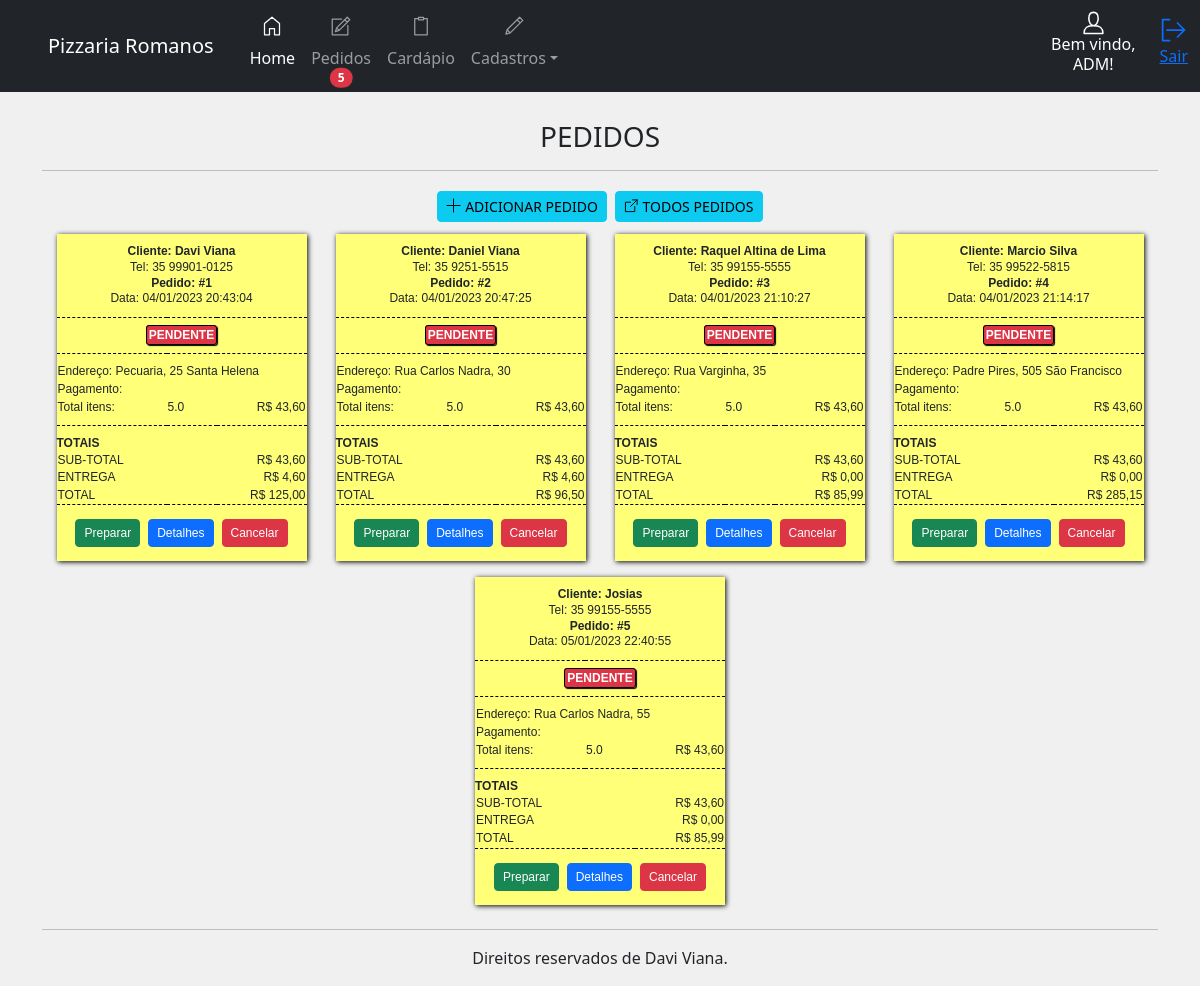
The app's page /painel/pedidos (signed in), older data.
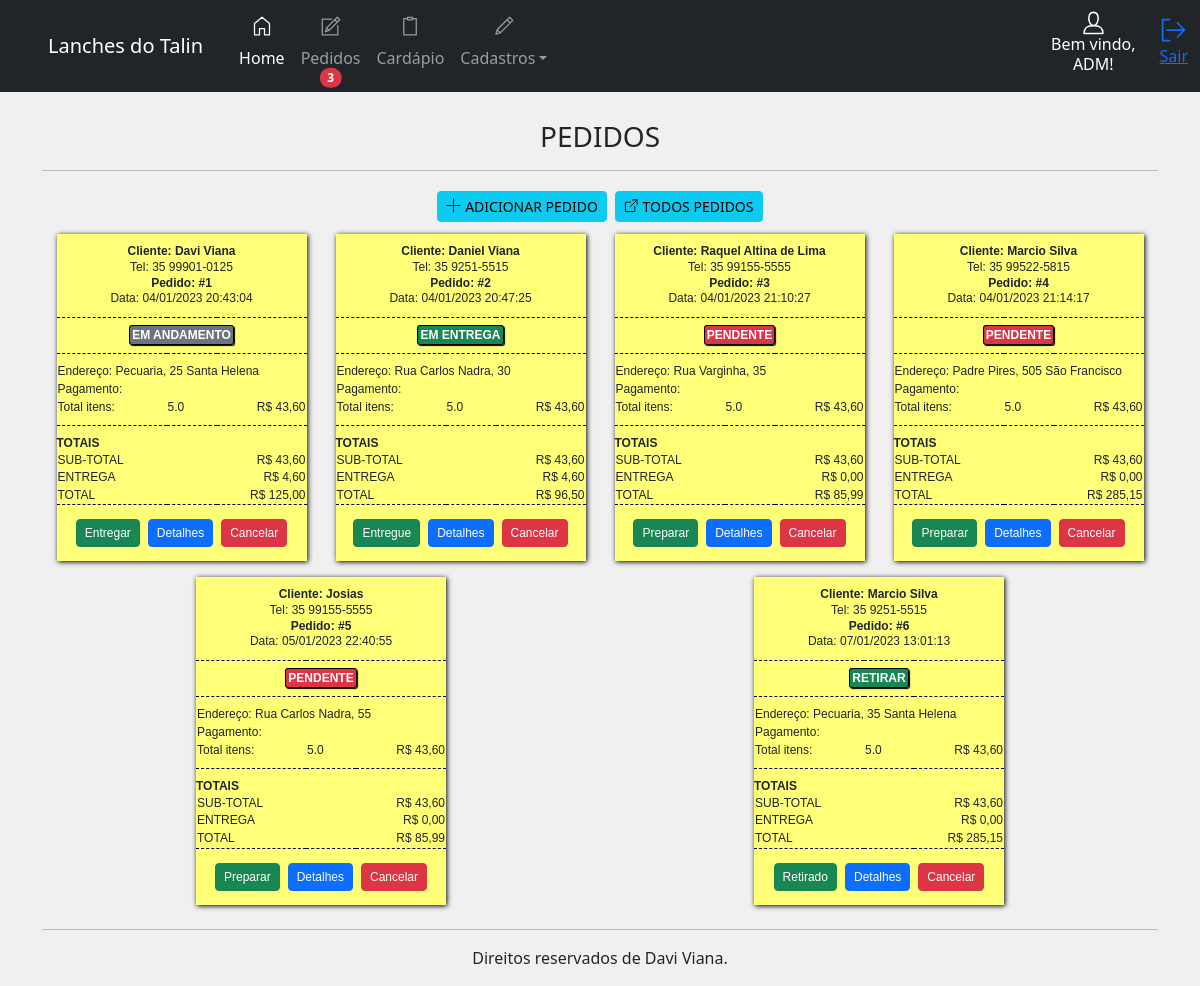
The same page, newer data.
### app/__init__.py (models this page shows, shortened)
class cadempresa(UserMixin, db.Model):
    id = db.Column(db.Integer, primary_key=True, autoincrement=True)
    company_name = db.Column(db.String(100))
    corporate_name = db.Column(db.String(100))
    address = db.Column(db.String(100))
    district = db.Column(db.String(200))
    city = db.Column(db.String(200))
    cep = db.Column(db.String(50))
    email = db.Column(db.String(50))
    tel = db.Column(db.String(50))
    cnpj = db.Column(db.String(50))
    dt_create = db.Column(db.DATETIME)

class users(UserMixin, db.Model):
    id = db.Column(db.Integer, primary_key=True, autoincrement=True)
    user = db.Column(db.String(10))
    name = db.Column(db.String(50))
    email = db.Column(db.String(100))
    password = db.Column(db.String(200))
    dt_create = db.Column(db.DATETIME)
    situation = db.Column(db.String(50))

class pedidos(UserMixin, db.Model):
    id = db.Column(db.Integer, primary_key=True, autoincrement=True)
    name_client = db.Column(db.String(100))
    payment = db.Column(db.String(100))
    delivery = db.Column(db.String(100))
    note = db.Column(db.String(200))
    amount = db.Column(db.String(100))
    address = db.Column(db.String(100))
    tel = db.Column(db.String(200))
    order_time = db.Column(db.String(200))
    order_start = db.Column(db.String(200))
    situation = db.Column(db.String(50))

### app/panel.py (the view, shortened to what this page needs)
@bp.route('/pedido/<int:id>', methods=['POST', 'GET'])
@bp.route('/pedidos', methods=['POST', 'GET'])
@login_required
def pedidos_(id=None):
    menu_panel = load_menu()
    all_pedidos = pedidos.query.filter(
        pedidos.situation != 'FINALIZADO', pedidos.situation != 'CANCELADO').all()
    return render_template('panel/pedidos.html', menu_panel=menu_panel, all_pedidos=all_pedidos)

### app/__init__.py (called while the page is built)
@login_manager.user_loader
def get(user):
    return users.query.get(user)

def load_menu():
    empresa = cadempresa.query.filter_by(id=1).first()
    if empresa is None:
        company_name = 'NOME EMPRESA'
    else:
        company_name = empresa.company_name
    username = current_user.name
    badgeOrder = pedidos.query.filter_by(situation='PENDENTE').all()
    return username, company_name, len(badgeOrder)

### app/templates/panel/pedidos.html (shortened to what this page needs)
{% extends 'panel/home.html' %}
{% block panel %}
<br>
<h3 style="text-align: center;">PEDIDOS</h3>
<hr>
<div class="d-flex justify-content-center">
    <a href="{{url_for('cad.addOrder')}}" class="btn btn-info btn-sm m-1"><svg id="i-plus" xmlns="http://www.w3.org/2000/svg" viewBox="0 0 32 32"
            width="15" height="15" fill="none" stroke="currentcolor" stroke-linecap="round" stroke-linejoin="round"
            stroke-width="2" class="mb-1">
            <path d="M16 2 L16 30 M2 16 L30 16" />
        </svg> ADICIONAR PEDIDO
    </a>
    <a href="{{url_for('panel.allOrders')}}" class="btn btn-info btn-sm m-1">
        <svg id="i-external" xmlns="http://www.w3.org/2000/svg" viewBox="0 0 32 32" width="15" height="15" fill="none"
            stroke="currentcolor" stroke-linecap="round" stroke-linejoin="round" stroke-width="2" class="mb-1">
            <path d="M14 9 L3 9 3 29 23 29 23 18 M18 4 L28 4 28 14 M28 4 L14 18" />
        </svg> TODOS PEDIDOS
    </a>
</div>
<div class="d-flex justify-content-around flex-wrap">
    {% for pedido in all_pedidos %}
    <table class="printer-ticket m-2">
        <thead>
            <tr>
                <th colspan="3">
                    <b>Cliente: {{ pedido.name_client }}</b> <br>
                    Tel: {{ pedido.tel }} <br>
                    <b>Pedido: #{{ pedido.id }}</b> <br>
                    Data: {{ pedido.order_time }}
                </th>
            </tr>
            <tr>
                <th class="ttu" colspan="3">
                    {% if pedido.situation == 'PENDENTE' %}
                    <b class="situacao bg-danger">PENDENTE</b>
                    {% elif pedido.situation == 'EM ANDAMENTO' %}
                    <b class="situacao bg-secondary">EM ANDAMENTO</b>
                    {% elif pedido.situation == 'EM ENTREGA' %}
                    <b class="situacao bg-success">EM ENTREGA</b>
                    {% elif pedido.situation == 'RETIRAR' %}
                    <b class="situacao bg-success">RETIRAR</b>
                    {% endif %}
                </th>
            </tr>
        </thead>
        <tbody>
            <tr class="top">
                <td colspan="3">Endereço: {{ pedido.address }}</td>
            </tr>
            <tr>
                <td colspan="3">Pagamento:</td>
            </tr>
            <tr>
                <td>Total itens:</td>
                <td>5.0</td>
                <td>R$ 43,60</td>
            </tr>
        </tbody>
        <tfoot>
            <tr class="sup ttu p--0">
                <td colspan="3">
                    <b>Totais</b>
                </td>
            </tr>
            <tr class="ttu">
                <td colspan="2">Sub-total</td>
                <td align="right">R$ 43,60</td>
            </tr>
            {% if pedido.delivery == 'ENTREGA' %}
            <tr class="ttu">
                <td colspan="2">Entrega</td>
                <td align="right">R$ 4,60</td>
            </tr>
            {% else %}
            <tr class="ttu">
                <td colspan="2">Entrega</td>
                <td align="right">R$ 0,00</td>
            </tr>
            {% endif %}
            <tr class="ttu">
                <td colspan="2">Total</td>
                <td align="right">R$ {{ pedido.amount }}</td>
            </tr>
            <tr class="sup">
                <td colspan="3" align="center">
                    <div class="d-flex justify-content-center">
                        {% if pedido.situation == 'PENDENTE' %}
                        <a href="{{pedido.id}}/prepare/change_order" class="btn btn-success btn-sm m-1">Preparar</a>
                        {% elif pedido.situation == 'EM ANDAMENTO' %}
                        <a href="{{pedido.id}}/deliver/change_order" class="btn btn-success btn-sm m-1">Entregar</a>
                        {% elif pedido.situation == 'EM ENTREGA' %}
                        <a href="{{pedido.id}}/finalize/change_order" class="btn btn-success btn-sm m-1">Entregue</a>
                        {% elif pedido.situation == 'RETIRAR' %}
                        <a href="{{pedido.id}}/finalize/change_order" class="btn btn-success btn-sm m-1">Retirado</a>
                        {% endif %}
                        <button type="button" class="btn btn-primary btn-sm m-1" data-bs-toggle="modal"
                            data-bs-target="#{{ pedido.id }}">Detalhes</button>
                        <a href="{{pedido.id}}/cancel/change_order" class="btn btn-danger btn-sm m-1">Cancelar</a>
                    </div>
                </td>
            </tr>
        </tfoot>
    </table>
    {% endfor %}
</div>
{% endblock %}

### app/templates/panel/home.html (shortened to what this page needs)
{% extends 'layout.html' %}
{% block content %}
<header>
    <nav class="navbar navbar-expand-lg navbar-dark bg-dark fixed-top">
        <a class="navbar-brand ps-5 text-center">{{ menu_panel[1] }}</a>
        <div class="container">
            <div class="collapse navbar-collapse" id="navbarSupportedContent">
                <ul class="navbar-nav me-auto">
                    <li class="nav-item">
                        <a class="nav-link active " aria-current="page" href="{{url_for('panel.home')}}"><svg
                                id="i-home" xmlns="http://www.w3.org/2000/svg" viewBox="0 0 32 32" width="40"
                                height="20" fill="none" stroke="currentcolor" stroke-linecap="round"
                                stroke-linejoin="round" stroke-width="2"
                                class="position-relative top-0 start-50 translate-middle">
                                <path d="M12 20 L12 30 4 30 4 12 16 2 28 12 28 30 20 30 20 20 Z" />
                            </svg> <br>Home</a>
                    </li>
                    <li class="nav-item">
                        <a class="nav-link position-relative" href="{{url_for('panel.pedidos_')}}">  <br>Pedidos
                            {% if menu_panel[2] > 0 %}
                            <span
                                class="position-absolute top-100 start-50 translate-middle badge rounded-pill bg-danger">
                                {{ menu_panel[2] }}
                            </span>
                            {% endif %}
                        </a>
                    </li>
                    <li class="nav-item">
                        <a class="nav-link" href="{{url_for('panel.cardapio')}}">  <br>Cardápio</a>
                    </li>
                    <li class="nav-item dropdown">
                        <a class="nav-link dropdown-toggle" href="#" id="navbarDropdown" role="button"
                            data-bs-toggle="dropdown" aria-expanded="false">  <br>Cadastros</a>
                    </li>
                </ul>
                <div class="d-flex flex-column align-items-center text-bg-dark me-4">
                    <h6 class="text-center">Bem vindo,<br> {{ menu_panel[0] }}!</h6>
                </div>
                <a href="{{url_for('auth.logout')}}" class="mt-2" role="button" title="Sair"><svg id="i-signout"
                        xmlns="http://www.w3.org/2000/svg" viewBox="0 0 32 32" width="28" height="28" fill="none"
                        stroke="currentcolor" stroke-linecap="round" stroke-linejoin="round" stroke-width="2">
                        <path d="M28 16 L8 16 M20 8 L28 16 20 24 M11 28 L3 28 3 4 11 4" />
                    </svg>
                    <p>Sair</p>
                </a>
            </div>
        </div>
    </nav>
</header>
<main class="container pt-5 mt-5">
    {% block panel %}{% endblock %}
    <hr>
</main>
<footer class="container pb-3" style="text-align: center;">
    Direitos reservados de Davi Viana.
</footer>
{% endblock %}

### app/templates/layout.html (shortened to what this page needs)
<!DOCTYPE html>
<html lang="en">
<head>
    <link href="https://cdn.jsdelivr.net/npm/bootstrap@5.3.0-alpha1/dist/css/bootstrap.min.css" rel="stylesheet"
>
    <link rel="stylesheet" href="{{ url_for('static', filename='/css/style.css') }}">
</head>
<body style="background-color: rgb(240, 240, 240);">
    {% block content %}{% endblock %}
</body>
</html>

### app/static/css/style.css (style rules this page uses)
.text-center { text-align: center; }
.ttu { text-transform: uppercase; }
.ttu .situacao { color: rgb(255, 255, 255); padding: 2px; border: 1px solid rgb(0, 0, 0); border-radius: 3px; box-shadow: 1px 1px 1px rgb(0, 0, 0); }
.printer-ticket { padding: 5px; margin-left: auto; margin-right: auto; background: rgb(255, 255, 120); box-shadow: 1px 1px 5px rgba(0, 0, 0); display: table !important; width: 100%; max-width: 250px; font-weight: light; line-height: 1.3em; }
.printer-ticket, .printer-ticket * { font-family: Tahoma, Geneva, sans-serif; font-size: 12px; }
.printer-ticket th:nth-child(2), .printer-ticket td:nth-child(2) { width: 50px; }
.printer-ticket th:nth-child(3), .printer-ticket td:nth-child(3) { width: 90px; text-align: right; }
.printer-ticket th { font-weight: inherit; padding: 10px 0; text-align: center; border-bottom: 1px dashed rgb(0, 0, 0); }
.printer-ticket tbody tr:last-child td { padding-bottom: 10px; }
.printer-ticket tfoot .sup td { padding: 10px 0; border-top: 1px dashed rgb(0, 0, 0); }
.printer-ticket tfoot .sup.p--0 td { padding-bottom: 0; }
.printer-ticket .top td { padding-top: 10px; }

Row changes from the older to the newer data that the page shows:
changed cadempresa: company_name "Pizzaria Romanos" → "Lanches do Talin"
changed pedidos "Davi Viana": situation "PENDENTE Preparar" → "EM ANDAMENTO Entregar"
changed pedidos "Daniel Viana": situation "PENDENTE Preparar" → "EM ENTREGA Entregue"
added pedidos: name_client "Marcio Silva", tel "35 9251-5515", id "6", order_time "07/01/2023 13:01:13", situation "RETIRAR", address "Pecuaria, 35 Santa Helena", delivery "ENTREGA", amount "285,15"
Text that changed along with them:
{{ menu_panel[2] }}: "5" → "3"
